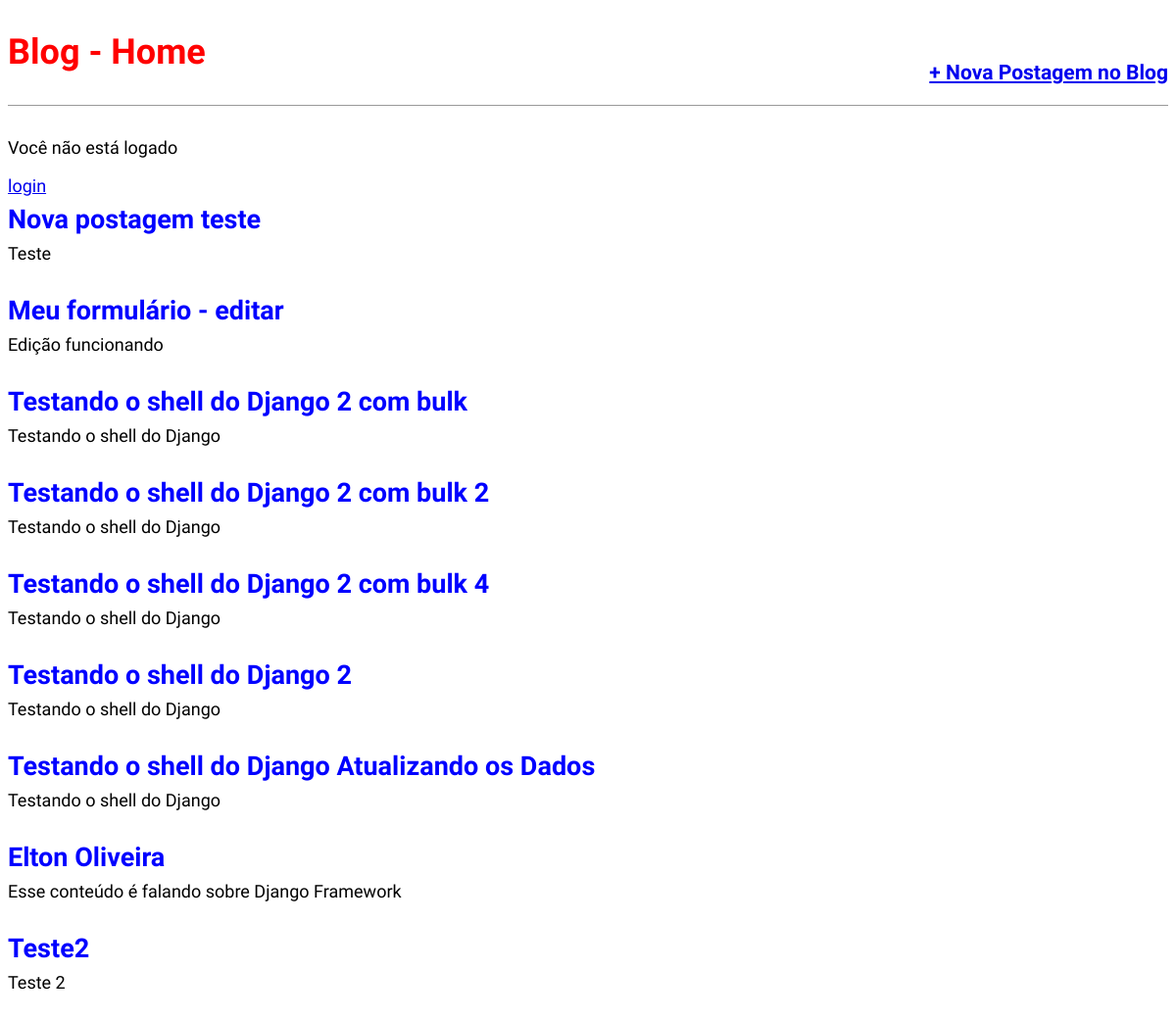
/, run on an earlier commit of the app's database.
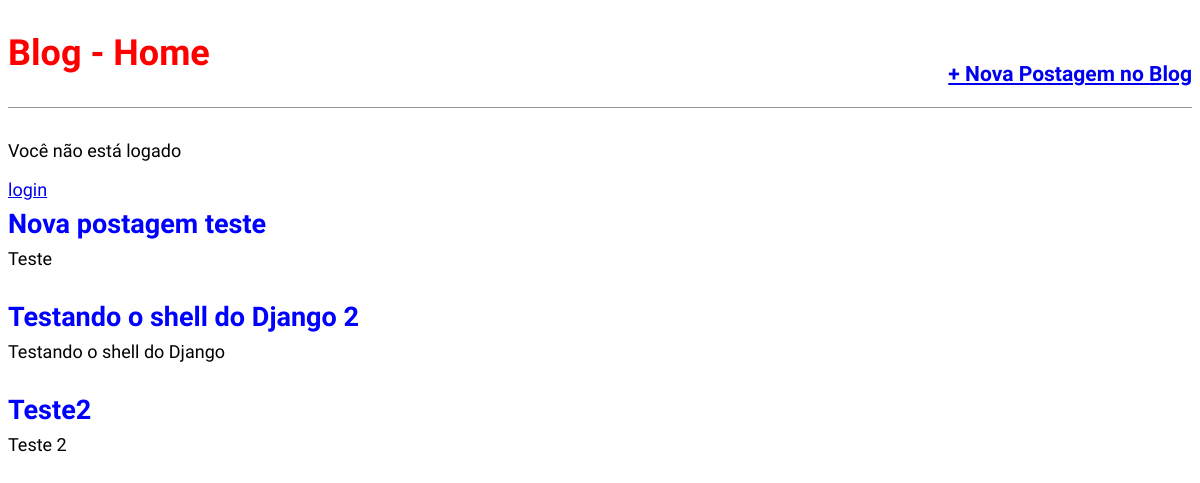
And on a later commit of the database.
### blog/models.py (models this page shows, shortened)
class Post(models.Model):
    STATUS = (
        ('rascunho','Rascunho'),
        ('publicado','Publicado'),
    )
    titulo = models.CharField(max_length=250)
    slug   = models.SlugField(max_length=250)#https://site.com/noticias/campeonato-brasileiro-2020/01/02/2020
    autor  = models.ForeignKey(User,
                               on_delete=models.CASCADE)
    conteudo  = models.TextField()
    publicado = models.DateTimeField(default=timezone.now)
    criado    = models.DateTimeField(auto_now_add=True)
    alterado  = models.DateTimeField(auto_now=True)
    status    = models.CharField(max_length=10,
                                 choices=STATUS,
                                 default='rascunho')
    objects   = models.Manager()
    published = PublishedManager()
    def get_absolute_url(self):
        return reverse('post_detail',args=[self.slug])
    class Meta:
        ordering = ('-publicado',)

### blog/views.py (the view)
# urls.py: path('', views.BlogListView.as_view(),name='home'),
class BlogListView(ListView):
    model = Post
    template_name = 'blog/home.html'

### blog/templates/blog/home.html (shortened to what this page needs)
{% extends 'base.html' %}
{% block content %}
    {% for post in object_list %}
        <div class="post-entry">
            <h2><a href="{{post.get_absolute_url}}">{{ post.titulo }}</a></h2>
            <p>{{ post.conteudo }} </p>
        </div>
    {% endfor %}
{% endblock content %}

### templates/base.html (shortened to what this page needs)
{% load static %}
<!DOCTYPE html>
<html lang="pt-br">
<head>
    <link rel="stylesheet" href="{% static 'css/style.css' %}">
</head>
<body>
    <header>
        <div class="nav-left">
            <h1><a href="/">Blog - Home</a></h1>
        </div>
        <div class="nav-right">
            <h3><a href="{% url 'post_new' %}">+ Nova Postagem no Blog</a></h3>
        </div>
    </header>
    {% if user.is_authenticated %}
        <p>Olá {{user.username}}</p>
        <p><a href="{% url 'logout' %}">logout</a></p>
    {% else %}
        <p>Você não está logado</p>
        <a href="{% url 'login' %}">login</a>
    {% endif %}
    <div class="container">
        {% block content %} {% endblock content %}
    </div>
</body>
</html>

### statics/css/style.css (style rules this page uses)
body { font-family: 'Source Sans Pro', sans-serif; font-size: 18px; }
header { border-bottom: 1px solid #999; margin-bottom: 2rem; display: flex; }
header h1 a { color:red; text-decoration: none; }
.nav-left { margin-right: auto; }
.nav-right { display: flex; padding-top: 2rem; }
.post-entry { margin-bottom: 2rem; }
.post-entry h2 { margin: 0.5rem 0; }
.post-entry h2 a, .post-entry h2 a:visited { color: blue; text-decoration: none; }
.post-entry p { margin: 0; font-weight: 400; }

What changed in the data, as far as the page shows it:
removed Post: titulo "Meu formulário - editar", conteudo "Edição funcionando"
removed Post: titulo "Testando o shell do Django 2 com bulk", conteudo "Testando o shell do Django"
removed Post: titulo "Testando o shell do Django 2 com bulk 2", conteudo "Testando o shell do Django"
removed Post: titulo "Testando o shell do Django 2 com bulk 4", conteudo "Testando o shell do Django"
removed Post: titulo "Testando o shell do Django Atualizando os Dados", conteudo "Testando o shell do Django"
removed Post: titulo "Elton Oliveira", conteudo "Esse conteúdo é falando sobre Django Framework"
